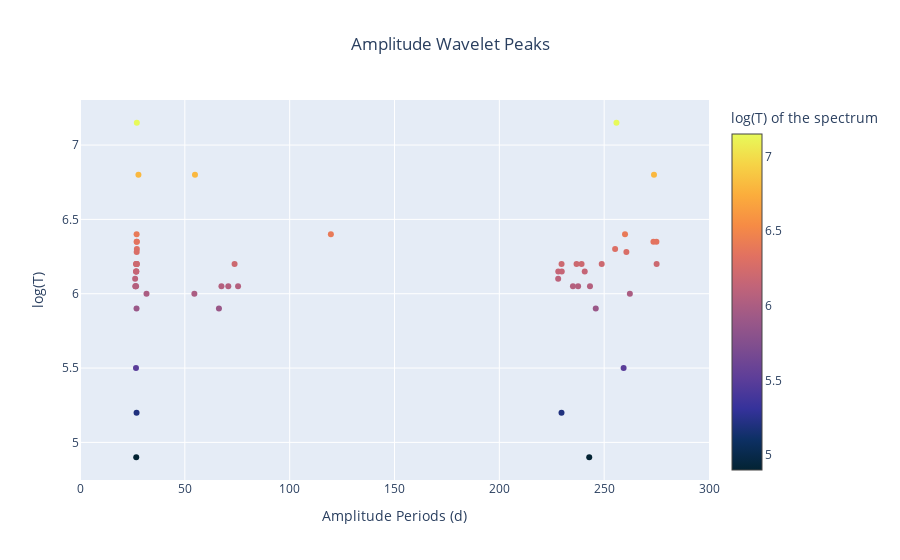

Notebook code cell kept with this figure:
### Markdown cell above
## by_temperature

### Code cell
# https://plotly.com/python/colorscales/



# Define a color scale: suggested: Viridis, inferno, magma, plasma, cividis,spectral
color_scale = 'thermal'

df=wavelet_amplitude_df.copy()


# Create figure
fig = go.Figure()

# Add scatter plot
fig.add_trace(
    go.Scatter(
        x=df['amplitude periods'],
        y=df['temperature'],
        mode='markers',
        marker=dict(
            color=df['temperature'],  # Use normalized 'size' for color
            colorscale=color_scale,  # Define color scale
            colorbar=dict(title=r'log(T) of the spectrum'),  # Show color scale bar
            showscale=True,# show the color bar (color scale)
        ),
        showlegend=False, # otherwise a legend will appear on the right,
        text=df['line name'],  # Hover text shows 'size'
                )
            )

# Update layout with title
fig.update_layout(title_text="Amplitude Wavelet Peaks",title_x=0.5)
fig.update_xaxes(title_text="Amplitude Periods (d)",range=[0,300])
fig.update_yaxes(title_text="log(T)")


# Show figure
fig.show()
fig.write_html('output\wavelet_explore\peak_scatter\\by_temperature\\amplitude.html')

### Figure 1 — Plotly figure (JSON) as saved in the notebook; plotly's stock layout.template omitted (floating-point values rounded to 4 significant figures)
{"data": [{"marker": {"color": [6.2, 6.2, 6.2, 5.5, 5.5, 5.5, 6.3, 6.3, 6.3, 7.15, 7.15, 7.15, 6.2, 6.2, 6.2, 6.2, 6.2, 6.05, 6.05, 6.05, 6.05, 6.05, 6.05, 6.05, 6.05, 6.05, 6.05, 6.15, 6.15, 6.15, 6.15, 6.15, 6.15, 6.05, 6.05, 6.05, 6.05, 6.05, 6.2, 6.2, 6.2, 6.15, 6.15, 6.15, 6.2, 6.2, 6.2, 6.35, 6.35, 6.35, 5.9, 5.9, 5.9, 5.9, 6.28, 6.28, 6.28, 5.2, 5.2, 5.2, 6.35, 6.35, 6.35, 6.4, 6.4, 6.4, 6.4, 6.1, 6.1, 6.1, 6.1, 4.9, 4.9, 4.9, 4.9, 4.9, 6.8, 6.8, 6.8, 6.8, 6.2, 6.2, 6.2, 6, 6, 6, 6], "colorbar": {"title": {"text": "log(T) of the spectrum"}}, "colorscale": [[0, "rgb(3, 35, 51)"], [0.09091, "rgb(13, 48, 100)"], [0.1818, "rgb(53, 50, 155)"], [0.2727, "rgb(93, 62, 153)"], [0.3636, "rgb(126, 77, 143)"], [0.4545, "rgb(158, 89, 135)"], [0.5455, "rgb(193, 100, 121)"], [0.6364, "rgb(225, 113, 97)"], [0.7273, "rgb(246, 139, 69)"], [0.8182, "rgb(251, 173, 60)"], [0.9091, "rgb(246, 211, 70)"], [1, "rgb(231, 250, 90)"]], "showscale": true}, "mode": "markers", "showlegend": false, "text": ["Ni XI 148", "Ni XI 148", "Ni XI 148", "O VI 150", "O VI 150", "O VI 150", "Ni XII 152", "Ni XII 152", "Ni XII 152", "Fe XXIII 154", "Fe XXIII 154", "Fe XXIII 154", "Fe IX 171", "Fe IX 171", "Fe IX 171", "Fe IX 171", "Fe IX 171", "Fe IX 174", "Fe IX 174", "Fe IX 174", "Fe IX 174", "Fe IX 174", "Fe X 177", "Fe X 177", "Fe X 177", "Fe X 177", "Fe X 177", "Fe XI 180", "Fe XI 180", "Fe XI 180", "Fe XI 182", "Fe XI 182", "Fe XI 182", "Fe X 185", "Fe X 185", "Fe X 185", "Fe X 185", "Fe X 185", "Fe XII 187", "Fe XII 187", "Fe XII 187", "Fe XI 188", "Fe XI 188", "Fe XI 188", "Fe XII 195", "Fe XII 195", "Fe XII 195", "Fe XIV 211", "Fe XIV 211", "Fe XIV 211", "Fe IX 217", "Fe IX 217", "Fe IX 217", "Fe IX 217", "Fe XIV 265", "Fe XIV 265", "Fe XIV 265", "O IV 272", "O IV 272", "O IV 272", "Fe XIV 274", "Fe XIV 274", "Fe XIV 274", "Fe XV 284", "Fe XV 284", "Fe XV 284", "Fe XV 284", "Si IX 296", "Si IX 296", "Si IX 296", "Si IX 296", "He II 304", "He II 304", "He II 304", "He II 304", "He II 304", "Fe XVI 335", "Fe XVI 335", "Fe XVI 335", "Fe XVI 335", "Si X 356", "Si X 356", "Si X 356", "Mg IX 368", "Mg IX 368", "Mg IX 368", "Mg IX 368"], "type": "scatter", "x": [null, 239.2, 835.0, 26.7, 259.3, 853.3, 27.12, 255.2, 841.8, 27.11, 255.9, 840.5, 26.71, 73.73, 236.8, 429.2, 880.3, 26.54, 75.38, 235.1, null, 846.9, 26.4, 70.73, 237.6, null, 839.7, 26.87, 228.1, 853.8, 26.72, 240.7, 831.1, 26.75, 67.46, 243.2, null, 839.2, 26.89, 248.8, 838.4, 26.81, 229.8, 851.3, 27.08, 229.7, 861.9, 27.05, 274.9, 851.0, 26.96, 66.27, 246.0, 843.9, 27.03, 260.6, 845.5, 26.98, 229.6, 851.6, 27.08, 273.5, 851.3, 27.01, 119.7, 259.9, 916.8, 26.3, 228.1, null, 874.2, 26.81, null, 242.9, 473.2, 937.0, 27.87, 54.84, 273.8, 826.5, 27.09, 275.0, 825.6, 31.72, 54.55, 262.3, 819.8], "y": [6.2, 6.2, 6.2, 5.5, 5.5, 5.5, 6.3, 6.3, 6.3, 7.15, 7.15, 7.15, 6.2, 6.2, 6.2, 6.2, 6.2, 6.05, 6.05, 6.05, 6.05, 6.05, 6.05, 6.05, 6.05, 6.05, 6.05, 6.15, 6.15, 6.15, 6.15, 6.15, 6.15, 6.05, 6.05, 6.05, 6.05, 6.05, 6.2, 6.2, 6.2, 6.15, 6.15, 6.15, 6.2, 6.2, 6.2, 6.35, 6.35, 6.35, 5.9, 5.9, 5.9, 5.9, 6.28, 6.28, 6.28, 5.2, 5.2, 5.2, 6.35, 6.35, 6.35, 6.4, 6.4, 6.4, 6.4, 6.1, 6.1, 6.1, 6.1, 4.9, 4.9, 4.9, 4.9, 4.9, 6.8, 6.8, 6.8, 6.8, 6.2, 6.2, 6.2, 6, 6, 6, 6]}], "layout": {"title": {"text": "Amplitude Wavelet Peaks", "x": 0.5}, "xaxis": {"range": [0, 300], "title": {"text": "Amplitude Periods (d)"}}, "yaxis": {"title": {"text": "log(T)"}}}}
